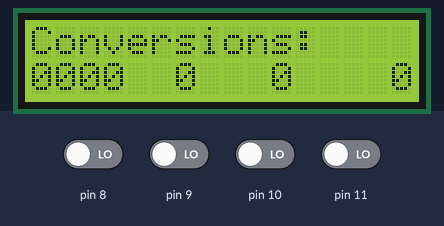
Recording of a sketch running on a simulated Arduino Uno, built with avr-gcc and run on an emulated ATmega328P. Shown: 16×2 character LCD. Inputs (shaded band) come from the test bench; at power-on: pin 8–11 LOW.

Above: at 1.2 s.
1.3 s: pin 8 driven HIGH
At 4.5 s:
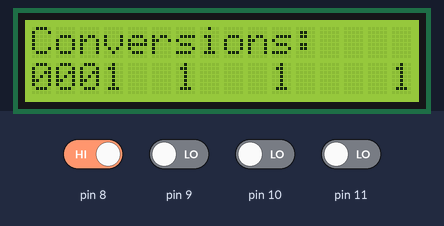
9.0 s: pin 9 driven HIGH
At 9.5 s:
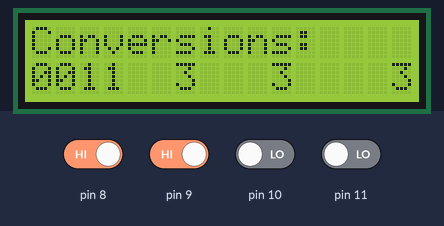
13.5 s: pin 11 driven HIGH
At 15.7 s:
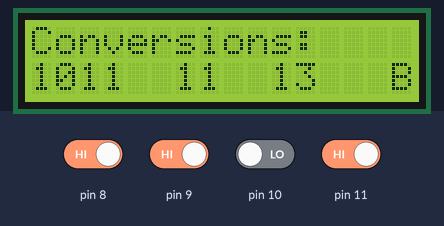
21.2 s: pin 10 driven HIGH
At 24.5 s:
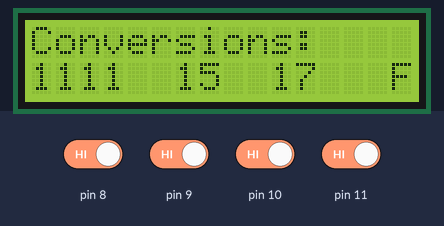
28.6 s: pin 8 driven LOW
At 30.7 s:
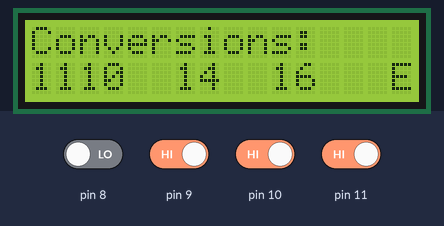
36.3 s: pin 9 driven LOW
At 39.5 s:
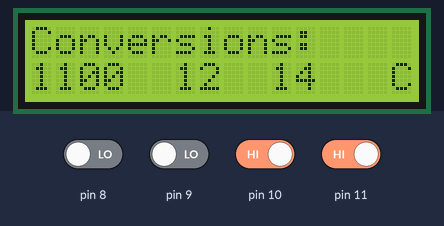
Timing chart, 0 to 41.0 s (numbered marks = the images above; inputs shaded):
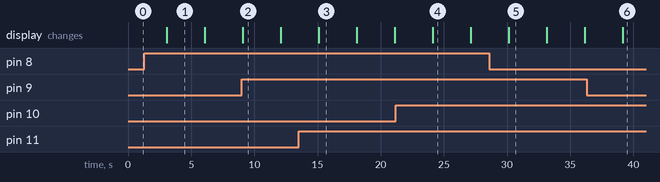

Measured:
- after the input at 1.3 s, the display: first differs from a run without the input after 1.8 s (image 1)
- after the input at 9.0 s, the display: first differs from a run without the input after 0.08 s (image 2)
- after the input at 13.5 s, the display: first differs from a run without the input after 1.6 s (image 3)
- after the input at 21.2 s, the display: first differs from a run without the input after 2.9 s (image 4)
- after the input at 28.6 s, the display: first differs from a run without the input after 1.5 s (image 5)
- after the input at 36.3 s, the display: first differs from a run without the input after 2.8 s (image 6)
- what the display in image 1 shows lasts 3.0 s, from 3.1 s to 6.1 s

The sketch:

math_me_up1.ino
```cpp
#include <LiquidCrystal.h>

LiquidCrystal lcd(13, 12, 5, 4, 3, 2);

int decimal(int a,int b,int c,int d){
  int dec = (8*a)+(4*b)+(2*c)+(1*d);
  return dec;
}

int octal(int a,int b,int c,int d){
  int oct = (a*10)+(4*b)+(2*c)+(1*d);
  return oct;
}

char hexadecimal(int a,int b,int c,int d){
  int bn = (8*a)+(4*b)+(2*c)+(1*d);
  char ch;
  if(bn<10)
  {
    ch = (char)(bn+48);
  }
  else
  {
    ch = (char)(bn+55);
  }
  return ch;
}

void setup() {
  lcd.begin(16, 2);
  pinMode(8, INPUT);
  pinMode(9, INPUT);
  pinMode(10, INPUT);
  pinMode(11, INPUT);
}

void loop() {
  int d1, d2, d3, d4, decim, octa;
  char hexadecim;
  lcd.setCursor(0, 0);
  lcd.print("Conversions:");
  d1 = digitalRead(11);
  d2 = digitalRead(10);
  d3 = digitalRead(9);
  d4 = digitalRead(8);
  lcd.setCursor(0, 1);
  lcd.print(d1);
  lcd.setCursor(1, 1);
  lcd.print(d2);
  lcd.setCursor(2, 1);
  lcd.print(d3);
  lcd.setCursor(3, 1);
  lcd.print(d4);
  decim = decimal(d1,d2,d3,d4);
  lcd.setCursor(6, 1);
  lcd.print(decim);
  octa = octal(d1,d2,d3,d4);
  lcd.setCursor(10, 1);
  lcd.print(octa);
  hexadecim = hexadecimal(d1,d2,d3,d4);
  lcd.setCursor(15, 1);
  lcd.print(hexadecim);
  delay(3000);
  lcd.clear();
}
 
```
